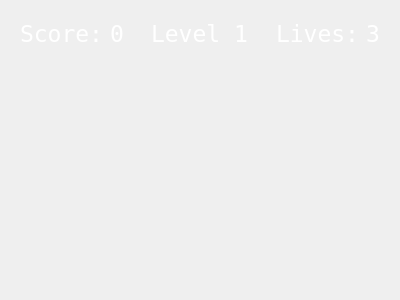
<?xml version="1.0" encoding="UTF-8"?>
<ui version="4.0">
 <class>level1</class>
 <widget class="QWidget" name="level1">
  <property name="geometry">
   <rect>
    <x>0</x>
    <y>0</y>
    <width>400</width>
    <height>300</height>
   </rect>
  </property>
  <property name="windowTitle">
   <string>Form</string>
  </property>
  <layout class="QHBoxLayout" name="horizontalLayout">
   <item>
    <widget class="QWidget" name="background" native="true">
     <property name="font">
      <font>
       <family>Fixedsys</family>
      </font>
     </property>
     <property name="styleSheet">
      <string notr="true">QLabel {color:white;}</string>
     </property>
     <layout class="QVBoxLayout" name="verticalLayout">
      <item>
       <layout class="QHBoxLayout" name="statsBar">
        <item>
         <widget class="QLabel" name="label">
          <property name="maximumSize">
           <size>
            <width>100</width>
            <height>16777215</height>
           </size>
          </property>
          <property name="font">
           <font>
            <family>Fixedsys</family>
            <pointsize>17</pointsize>
            <weight>50</weight>
            <bold>false</bold>
           </font>
          </property>
          <property name="styleSheet">
           <string notr="true">QLabel {color:white;}</string>
          </property>
          <property name="text">
           <string>Score:</string>
          </property>
         </widget>
        </item>
        <item>
         <widget class="QLabel" name="scoreLabel">
          <property name="font">
           <font>
            <family>Fixedsys</family>
            <pointsize>17</pointsize>
            <weight>50</weight>
            <bold>false</bold>
           </font>
          </property>
          <property name="styleSheet">
           <string notr="true">QLabel {color:white;}</string>
          </property>
          <property name="text">
           <string>0</string>
          </property>
         </widget>
        </item>
        <item>
         <spacer name="horizontalSpacer_2">
          <property name="orientation">
           <enum>Qt::Horizontal</enum>
          </property>
          <property name="sizeHint" stdset="0">
           <size>
            <width>40</width>
            <height>20</height>
           </size>
          </property>
         </spacer>
        </item>
        <item>
         <widget class="QLabel" name="label_3">
          <property name="font">
           <font>
            <family>Fixedsys</family>
            <pointsize>17</pointsize>
            <weight>50</weight>
            <bold>false</bold>
           </font>
          </property>
          <property name="styleSheet">
           <string notr="true">QLabel {color:white;}</string>
          </property>
          <property name="text">
           <string>Level 1</string>
          </property>
         </widget>
        </item>
        <item>
         <spacer name="horizontalSpacer">
          <property name="orientation">
           <enum>Qt::Horizontal</enum>
          </property>
          <property name="sizeHint" stdset="0">
           <size>
            <width>40</width>
            <height>20</height>
           </size>
          </property>
         </spacer>
        </item>
        <item>
         <widget class="QLabel" name="label_2">
          <property name="maximumSize">
           <size>
            <width>100</width>
            <height>16777215</height>
           </size>
          </property>
          <property name="font">
           <font>
            <family>Fixedsys</family>
            <pointsize>17</pointsize>
            <weight>50</weight>
            <bold>false</bold>
           </font>
          </property>
          <property name="styleSheet">
           <string notr="true">QLabel {color:white;}</string>
          </property>
          <property name="text">
           <string>Lives:</string>
          </property>
         </widget>
        </item>
        <item>
         <widget class="QLabel" name="livesLabel">
          <property name="font">
           <font>
            <family>Fixedsys</family>
            <pointsize>17</pointsize>
            <weight>50</weight>
            <bold>false</bold>
           </font>
          </property>
          <property name="styleSheet">
           <string notr="true">QLabel {color:white;}</string>
          </property>
          <property name="text">
           <string>3</string>
          </property>
         </widget>
        </item>
       </layout>
      </item>
      <item>
       <spacer name="verticalSpacer">
        <property name="orientation">
         <enum>Qt::Vertical</enum>
        </property>
        <property name="sizeHint" stdset="0">
         <size>
          <width>20</width>
          <height>40</height>
         </size>
        </property>
       </spacer>
      </item>
     </layout>
    </widget>
   </item>
  </layout>
 </widget>
 <resources/>
 <connections/>
</ui>
